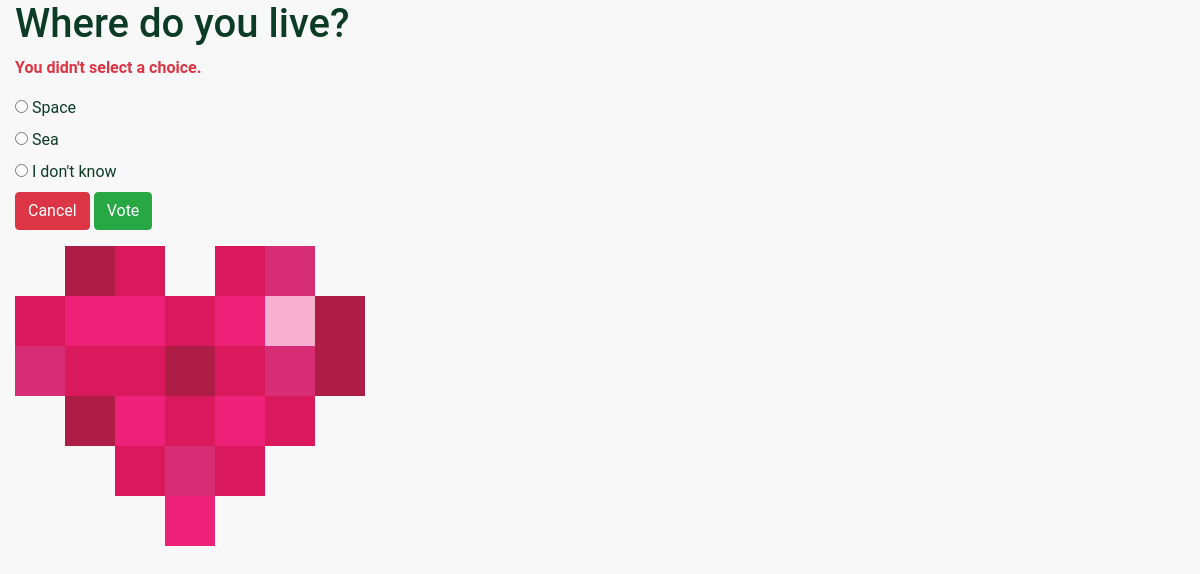
/polls/3/vote/, run on the app's committed database.
### polls/models.py (models this page shows, shortened)
class Question(models.Model):
    question_text = models.CharField(max_length=200)
    pub_date = models.DateTimeField('date published')

class Choice(models.Model):
    question = models.ForeignKey(Question, on_delete=models.CASCADE)
    choice_text = models.CharField(max_length=200)
    votes = models.IntegerField(default=0)

### polls/views.py (the view)
# urls.py: path('<int:question_id>/vote/', views.vote, name='vote'),
def vote(request, question_id):
    question = get_object_or_404(Question, pk=question_id)
    try:
        selected_choice = question.choice_set.get(pk=request.POST['choice'])
    except (KeyError, Choice.DoesNotExist):
        return render(request, 'polls/detail.html', {
            'question': question,
            'error_message': "You didn't select a choice.",
        })
    else:
        selected_choice.votes += 1
        selected_choice.save()
        return HttpResponseRedirect(reverse('polls:results', args=(question.id,)))

### polls/templates/polls/detail.html (shortened to what this page needs)
{% load static %}
<link rel="stylesheet" type="text/css" href="{% static 'polls/style.css' %}">
<link rel="stylesheet" href="https://cdn.jsdelivr.net/npm/bootstrap@4.6.0/dist/css/bootstrap.min.css">
<div class="container-fluid">
    <h1>{{ question.question_text }}</h1>
    {% if error_message %}<p class="text-danger"><strong>{{ error_message }}</strong></p>{% endif %}
    <form action="{% url 'polls:vote' question.id %}" method="post">
        {% for choice in question.choice_set.all %}
            <div class="form-group-sm">
                <label for="choice{{ forlorn.counter }}">
                    <input type="radio" name="choice" id="choice{{ forlorn.counter }}" value="{{ choice.id }}"/>
                    {{ choice.choice_text }}
                </label>
            </div>
        {% endfor %}
        <a href="{% url 'polls:index' %}" class="btn btn-default btn-danger">Cancel</a>
        <input type="submit" value="Vote" class="btn btn-default btn-success">
    </form>
<img src="{% static 'polls/images/fundraising-heart.svg' %}"/>
</div>

### polls/static/polls/style.css (style rules this page uses)
h1 { color: #0C3C26; }

### data on the page
Question: question_text "Where do you live?"
Choice: choice_text "Space"
Choice: choice_text "Sea"
Choice: choice_text "I don't know"

### other printed values
{{ error_message }} "You didn't select a choice."
